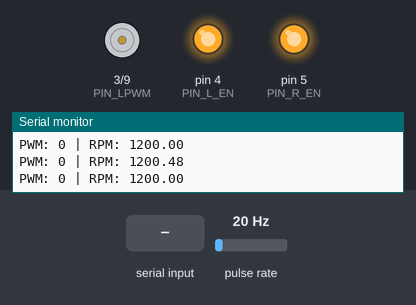
Bench run of a sketch on a simulated Arduino Uno, built with avr-gcc and run on an emulated ATmega328P. On the bench: motor-driver pin pairs drawn as motors (green arrow = first pin HIGH = forward, orange = second pin HIGH = backward, longer = more drive), output pins drawn as LEDs (lit = HIGH), the last lines printed to the serial monitor. Wiring (inferred from the names in the program): pulse sensor: data pin 8. The test bench sets the inputs (shaded band); at power-on: pulse rate 20 Hz.

Above: at 1.2 s.
1.3 s: "P90\n" received over Serial
At 2.1 s:
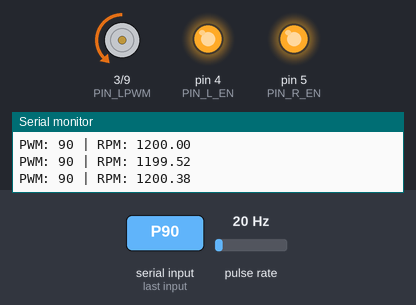
2.8 s: "S\n" received over Serial
At 3.2 s:
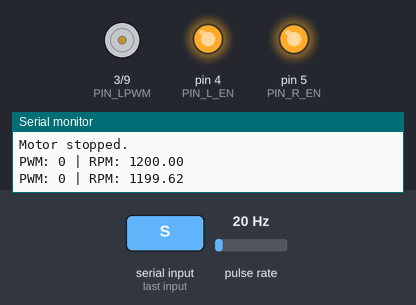
4.3 s: "p90\n" received over Serial
At 5.5 s:
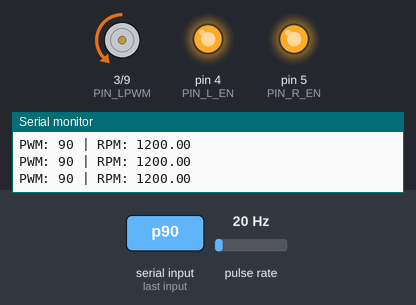
5.8 s: "P,45\n" received over Serial
At 6.7 s:
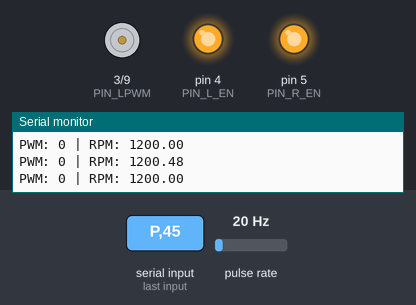
Timing chart, 0 to 8.3 s (numbered marks = the images above; inputs shaded):
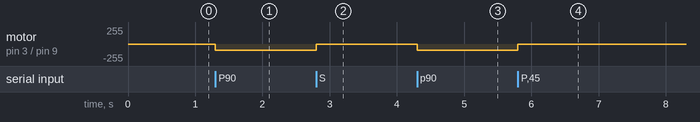

The sketch:

motor_control_1pulse_rev.ino
```cpp
/*
  MOTOR SPEED CONTROL + RPM MONITORING
  Updated for 1 PULSE PER REVOLUTION disk (half blocked, half open).

  Since there's only 1 pulse per revolution, RPM is calculated from the
  TIME BETWEEN consecutive pulses, not by counting pulses in a fixed window.
  This gives accurate readings at both low and high RPM.

  Wiring:
    IBT-2 RPWM -> D9
    IBT-2 LPWM -> D3   (unused, tied LOW - unidirectional)
    IBT-2 L_EN -> D4
    IBT-2 R_EN -> D5
    IBT-2 VCC  -> Arduino 5V
    IBT-2 GND  -> Arduino GND
    IBT-2 B+/B- -> external motor power supply
    IBT-2 M+/M- -> motor

    IR sensor OUT -> D8
    IR sensor VCC -> Arduino 5V
    IR sensor GND -> Arduino GND

  Serial commands (115200 baud):
    P<value>   set PWM directly, 0-255, e.g. P120
    S          stop motor (PWM = 0)
*/

// ---------- Motor pins ----------
const uint8_t PIN_RPWM = 9;
const uint8_t PIN_LPWM = 3;
const uint8_t PIN_L_EN = 4;
const uint8_t PIN_R_EN = 5;

// ---------- IR sensor ----------
const uint8_t PIN_IR = 8;
const uint16_t SLOTS_PER_REV = 1;   // <-- updated: single open/close per revolution

// ---------- Timing-based pulse capture ----------
volatile unsigned long lastPulseMicros = 0;
volatile unsigned long pulsePeriodMicros = 0;   // time between last two pulses
volatile bool newPulseFlag = false;
volatile unsigned long lastPulseMillis = 0;     // for timeout check (millis space)
volatile uint8_t lastIrState = HIGH;

ISR(PCINT0_vect) {
  uint8_t state = digitalRead(PIN_IR);
  if (lastIrState == HIGH && state == LOW) {
    unsigned long now = micros();
    pulsePeriodMicros = now - lastPulseMicros;
    lastPulseMicros = now;
    lastPulseMillis = millis();
    newPulseFlag = true;
  }
  lastIrState = state;
}

void setupPCINT() {
  PCICR  |= (1 << PCIE0);
  PCMSK0 |= (1 << PCINT0);
}

// ---------- State ----------
int currentPWM = 0;
float currentRPM = 0;

const unsigned long RPM_TIMEOUT_MS = 1000; // if no pulse for 1s, assume stopped -> RPM = 0
const unsigned long PRINT_INTERVAL_MS = 200;
unsigned long lastPrintTime = 0;

void setup() {
  Serial.begin(115200);

  pinMode(PIN_RPWM, OUTPUT);
  pinMode(PIN_LPWM, OUTPUT);
  pinMode(PIN_L_EN, OUTPUT);
  pinMode(PIN_R_EN, OUTPUT);

  digitalWrite(PIN_L_EN, HIGH);
  digitalWrite(PIN_R_EN, HIGH);
  digitalWrite(PIN_LPWM, LOW);
  analogWrite(PIN_RPWM, 0);

  pinMode(PIN_IR, INPUT_PULLUP);   // switch to plain INPUT if you added an external pull-up resistor
  lastIrState = digitalRead(PIN_IR);
  setupPCINT();

  lastPrintTime = millis();

  Serial.println("Motor + RPM monitor ready (1 pulse/rev mode).");
  Serial.println("Send: P<value>  (0-255) to set speed, e.g. P120");
  Serial.println("Send: S to stop");
}

void loop() {
  handleSerialInput();
  updateRPM();

  if (millis() - lastPrintTime >= PRINT_INTERVAL_MS) {
    lastPrintTime = millis();
    Serial.print("PWM: ");
    Serial.print(currentPWM);
    Serial.print(" | RPM: ");
    Serial.println(currentRPM);
  }
}

void updateRPM() {
  noInterrupts();
  unsigned long period = pulsePeriodMicros;
  unsigned long lastPulseMs = lastPulseMillis;
  bool gotNew = newPulseFlag;
  newPulseFlag = false;
  interrupts();

  // If too long since last pulse, motor is stopped or too slow -> report 0
  if (lastPulseMs == 0 || (millis() - lastPulseMs) > RPM_TIMEOUT_MS) {
    currentRPM = 0;
    return;
  }

  if (gotNew && period > 0) {
    // period is microseconds per revolution (1 pulse = 1 rev now)
    currentRPM = 60000000.0 / (float)period;
  }
}

void handleSerialInput() {
  if (Serial.available()) {
    String cmd = Serial.readStringUntil('\n');
    cmd.trim();

    if (cmd.length() == 0) return;

    if (cmd.equalsIgnoreCase("S")) {
      currentPWM = 0;
      analogWrite(PIN_RPWM, currentPWM);
      Serial.println("Motor stopped.");
    }
    else if (cmd.startsWith("P") || cmd.startsWith("p")) {
      int val = cmd.substring(1).toInt();
      val = constrain(val, 0, 255);
      currentPWM = val;
      analogWrite(PIN_RPWM, currentPWM);
      Serial.print("PWM set to: ");
      Serial.println(currentPWM);
    }
    else {
      Serial.println("Unknown command. Use P<value> or S.");
    }
  }
}
```

Measured:
- after the input at 1.3 s, motor on pin 3 (PIN_LPWM) / pin 9 (PIN_RPWM): stopped → backward 90/255 at once
- after the input at 2.8 s, motor on pin 3 (PIN_LPWM) / pin 9 (PIN_RPWM): backward 90/255 → stopped at once
- after the input at 4.3 s, motor on pin 3 (PIN_LPWM) / pin 9 (PIN_RPWM): stopped → backward 90/255 at once
- after the input at 5.8 s, motor on pin 3 (PIN_LPWM) / pin 9 (PIN_RPWM): backward 90/255 → stopped at once
